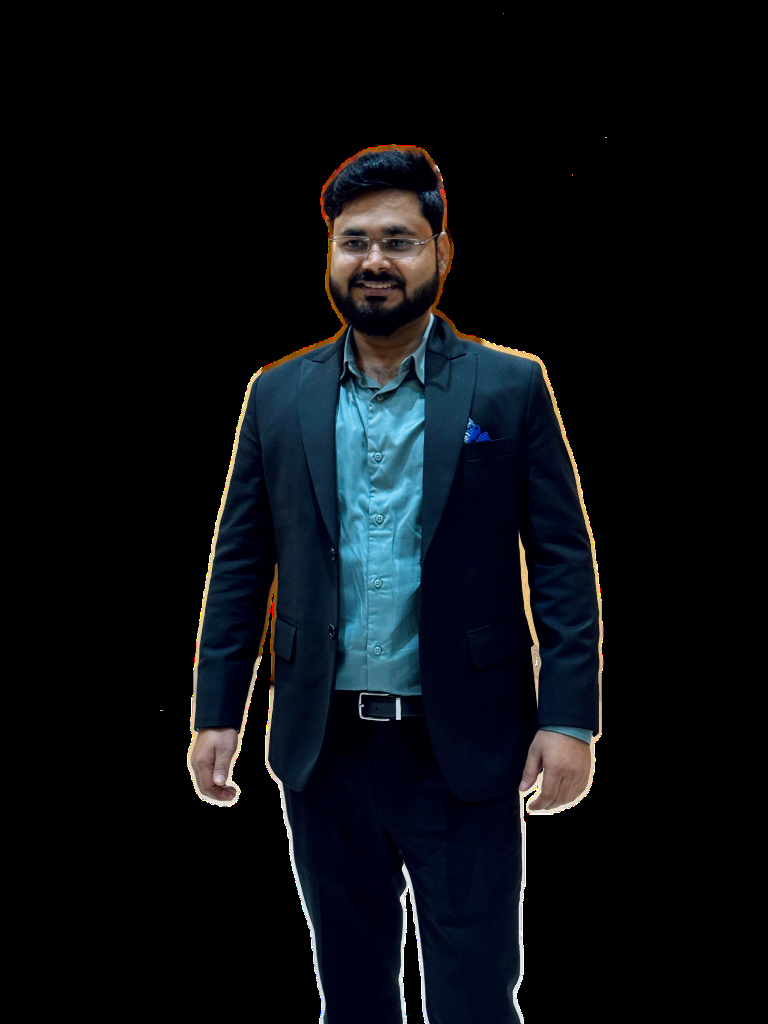
#> input picture assets/user-standing-portrait.png, 768 x 1024 px
$ python render-studio-walk.py
#> lines starting #> are read from the running program, lines starting #| are printed output that depends on the picture
"""Render the studio pass from the existing transparent standing portrait.

Requires FFmpeg, OpenCV and NumPy. Run with python3 scripts/render-studio-walk.py.
"""

import math
import subprocess
import tempfile
from pathlib import Path

import cv2
import numpy as np


ROOT = Path(__file__).resolve().parents[1]
ASSETS = ROOT / "assets"
WIDTH, HEIGHT = 800, 400
FPS, SECONDS = 12, 10
BACKGROUND = np.array([12, 7, 16], dtype=np.float32)


def smooth(start, end, time):
    fraction = float(np.clip((time - start) / (end - start), 0, 1))
    return fraction * fraction * (3 - 2 * fraction)


def portrait():
    image = cv2.imread(str(ASSETS / "user-standing-portrait.png"), cv2.IMREAD_UNCHANGED)
#> image is the input picture: shape (1024, 768, 4); mean B, G, R, A 17.1, 13.3, 10.2, 72.9
    if image is None or image.shape[2] != 4:
        raise ValueError("The studio pass needs the original transparent portrait")
    opacity = image[:, :, 3]
    _, components, bounds, _ = cv2.connectedComponentsWithStats((opacity > 10).astype(np.uint8))
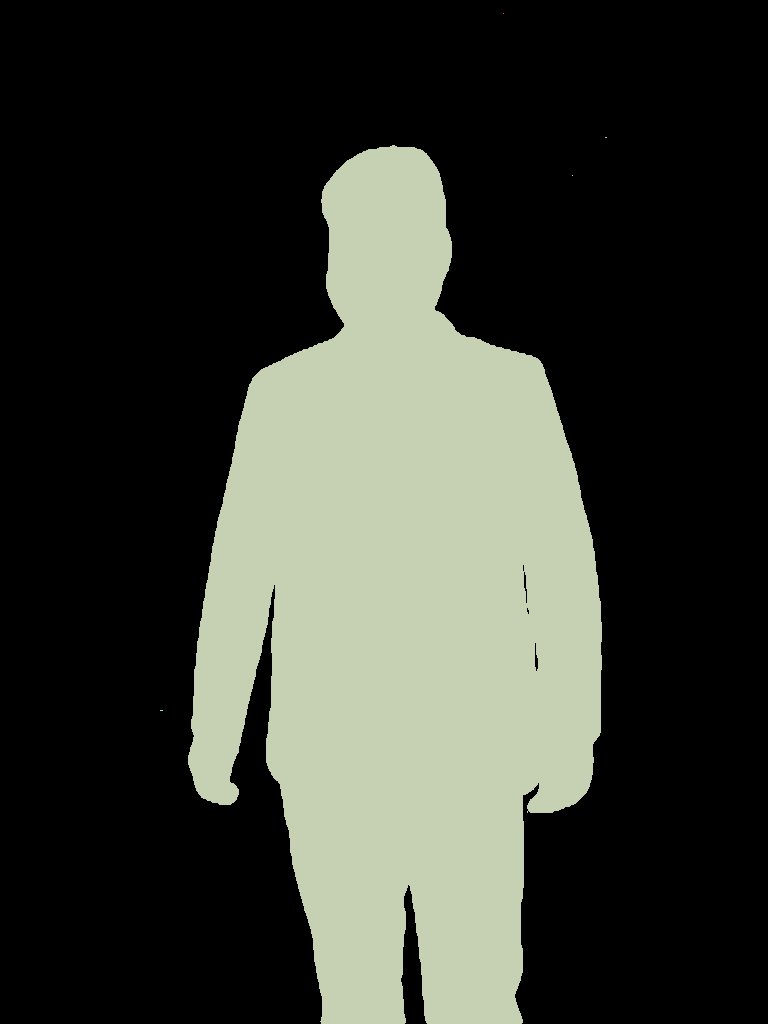
#> components: shape (1024, 768) int32; 6 distinct labels, from 0 to 5; one colour per label, 0 black
#> bounds = [[0, 0, 768, 1024, 553670], [503, 13, 1, 1, 1], [605, 137, 2, 1, 2], [188, 145, 414, 879, 232755], [572, 175, 1, 1, 1], [160, 710, 3, 1, 3]]
    subject = int(np.argmax(bounds[1:, cv2.CC_STAT_AREA])) + 1
#> subject = 3
    x, y, width, height = bounds[subject, :4]
#> x = 188; y = 145; width = 414; height = 879
    mask = np.where(components == subject, opacity, 0).astype(np.uint8)
    mask = cv2.erode(mask, np.ones((5, 5), dtype=np.uint8))
    mask = cv2.GaussianBlur(mask, (5, 5), .65).astype(np.float32) / 255
    pixels = np.dstack((image[:, :, :3] * mask[:, :, None], mask))
    return pixels[y:y + height, x:x + width].astype(np.float32)


def studio_background():
    y, x = np.mgrid[:HEIGHT, :WIDTH].astype(np.float32)
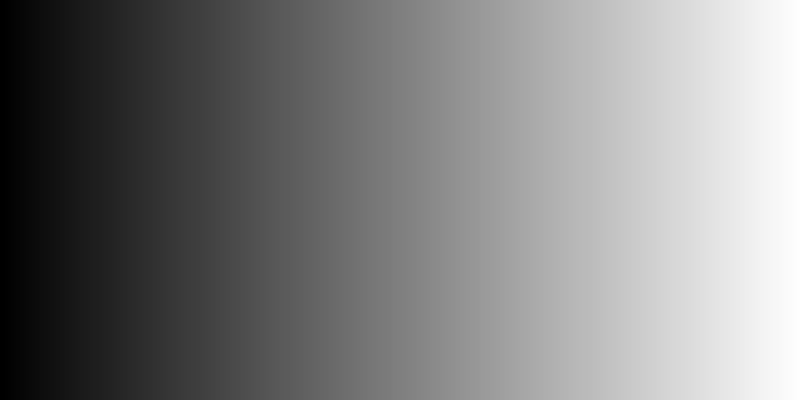
#> x: shape (400, 800) float32; min 0, max 799, mean 399.5; drawn with min black and max white
    broad_light = np.exp(-.5 * (((x - 406) / 230) ** 2 + ((y - 154) / 154) ** 2))
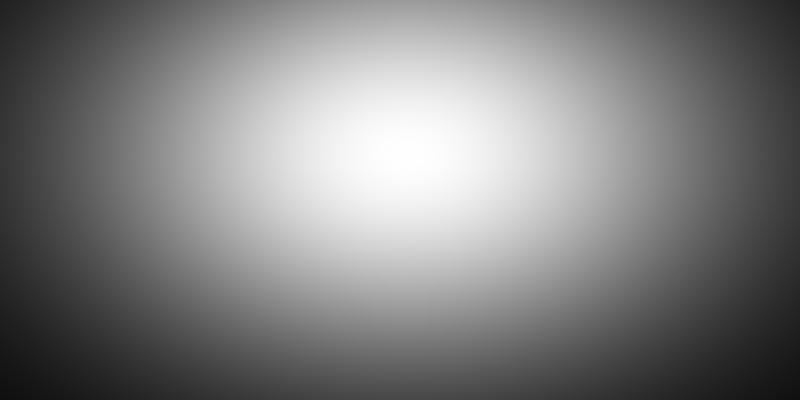
#> broad_light: shape (400, 800) float32; min 0.0594, max 1, mean 0.502
    reflected_light = np.exp(-.5 * (((x - 549) / 204) ** 2 + ((y - 316) / 106) ** 2))
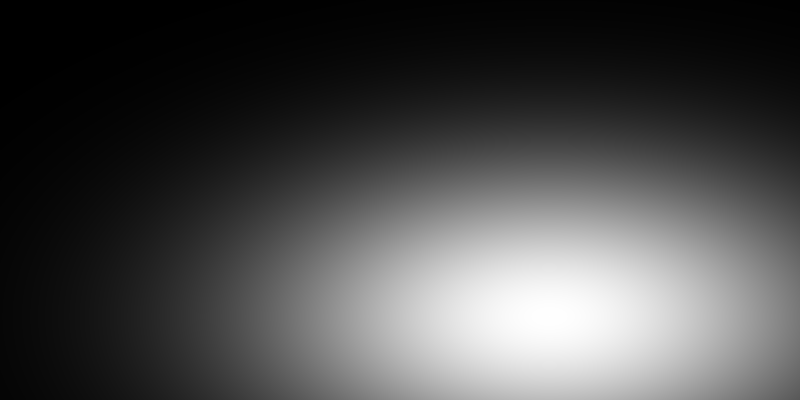
#> reflected_light: shape (400, 800) float32; min 0.000314, max 1, mean 0.295
    ceiling_light = np.exp(-.5 * (((x - 249) / 308) ** 2 + ((y + 19) / 90) ** 2))
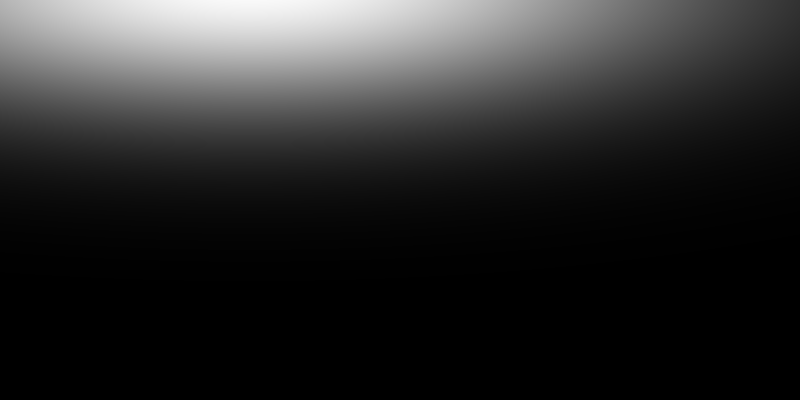
#> ceiling_light: shape (400, 800) float32; min 4.2e-06, max 0.978, mean 0.172
    return (BACKGROUND + broad_light[:, :, None] * (22, 14, 30) +
            reflected_light[:, :, None] * (10, 5, 12) + ceiling_light[:, :, None] * (4, 4, 8)).astype(np.float32)
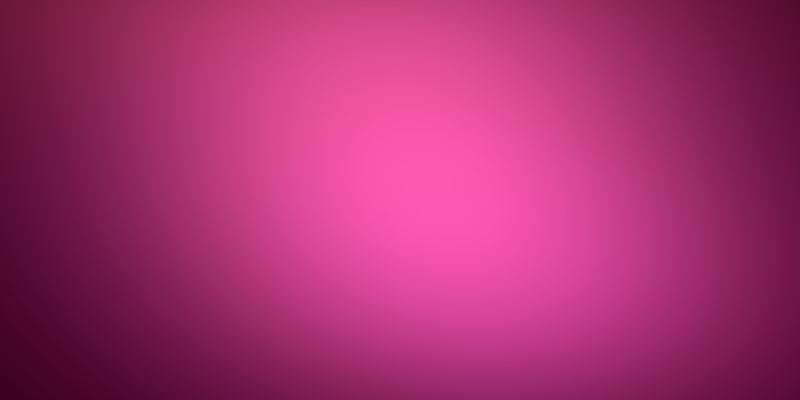
#> returned value: shape (400, 800, 3) float32; mean of channels 0, 1, 2 26.7, 16.2, 36; drawn with min black and max white


def frames():
    photo = portrait()
    height, width = photo.shape[:2]
    y, x = np.mgrid[:height, :width].astype(np.float32)
    # The fabric shifts slightly around the forearms. The face uses the original pixels.
    forearm = np.exp(-.5 * ((y / height - .66) / .11) ** 2)
    left = forearm * np.exp(-.5 * ((x / width - .09) / .15) ** 2)
    right = forearm * np.exp(-.5 * ((x / width - .90) / .15) ** 2)
    wall = studio_background()

    for frame in range(FPS * SECONDS):
        time = frame / FPS
        entry = smooth(.05, 3.85, time)
        exit_ = smooth(5.15, 9.62, time)
        center = smooth(2.85, 3.85, time) * (1 - smooth(5.15, 6.2, time))
        moving = smooth(.17, .82, time) * (1 - center) * (1 - smooth(8.85, 9.62, time))
        opacity = smooth(.07, .91, time) * (1 - smooth(8.75, 9.67, time))
        phase = time * math.tau * 1.18
        swing = math.sin(phase) * moving
        shifted = cv2.remap(photo, x - 5 * (left - right) * swing, y - 4 * (left - right) * swing,
                            cv2.INTER_LINEAR)
        center_x = 105 + (399 - 105) * entry + (700 - 399) * exit_
        top = 29 - 7 * center + 1.35 * math.cos(phase * 2) * moving
        scale = (HEIGHT + 7 - top) / height
        transform = cv2.getRotationMatrix2D((width / 2, height * .54), .34 * swing, scale)
        transform[0, 2] += center_x - width / 2
        transform[1, 2] += top - height * .54 * (1 - scale)
        figure = cv2.warpAffine(shifted, transform, (WIDTH, HEIGHT), flags=cv2.INTER_LINEAR)
        alpha = figure[:, :, 3:4] * opacity
        yield np.rint(wall * (1 - alpha) + figure[:, :, :3] * opacity).astype(np.uint8)


def main():
    output = ASSETS / "profile-motion"
    with tempfile.TemporaryDirectory(prefix="studio-walk-") as temporary:
        images = Path(temporary)
        for index, frame in enumerate(frames()):
#> in smooth, `fraction = float(np.clip((time - start) / (end - start), 0, 1))`: fraction = 0
            cv2.imwrite(str(images / f"{index:03d}.png"), frame)
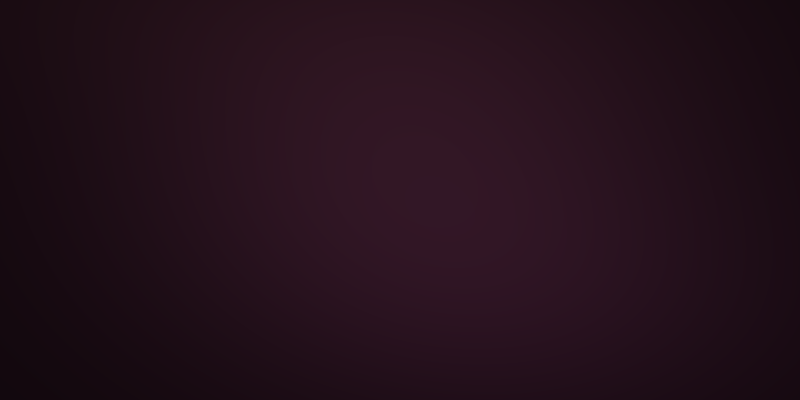
#> saved as 000.png: shape (400, 800, 3); mean B, G, R 26.7, 16.2, 36
            if index == int(FPS * 4.4):
                cv2.imwrite(str(output / "studio-walk.webp"), frame, [cv2.IMWRITE_WEBP_QUALITY, 90])
        subprocess.run([
            "ffmpeg", "-v", "error", "-y", "-framerate", str(FPS), "-i", str(images / "%03d.png"),
            "-filter_complex_threads", "1", "-filter_complex",
            "split[a][b];[a]palettegen=max_colors=224[p];[b][p]paletteuse=dither=bayer:bayer_scale=5:diff_mode=rectangle",
            "-gifflags", "+transdiff", "-loop", "0", str(output / "studio-walk.gif"),
        ], check=True)
#> (this line was passed over: subprocess is not available in this run)


if __name__ == "__main__":
    main()
